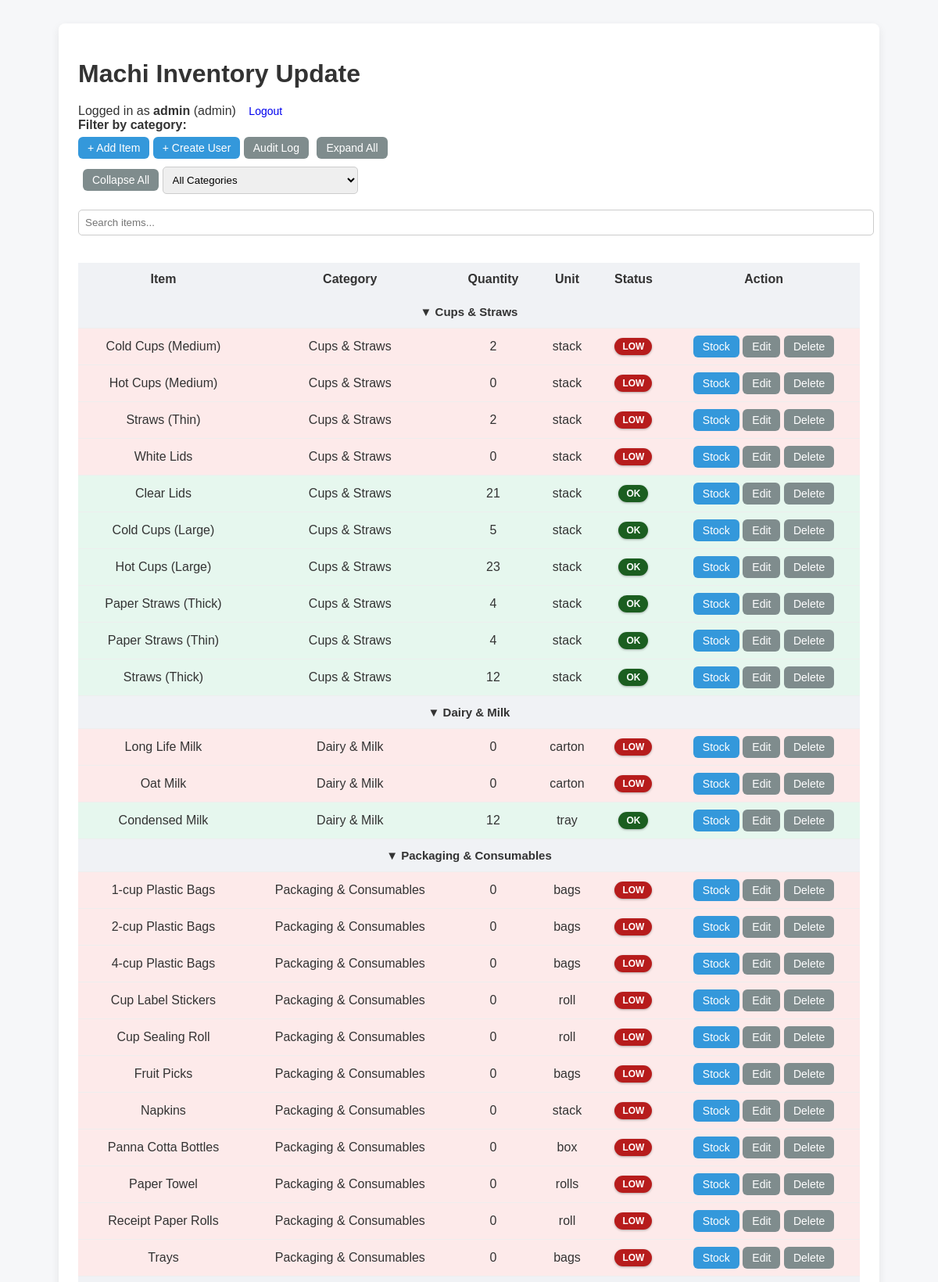
The page / (signed in, upper part) on the database its author committed.
### tables this page shows
CREATE TABLE inventory (
    id INTEGER PRIMARY KEY AUTOINCREMENT,
    name TEXT NOT NULL,
    category TEXT,
    quantity INTEGER,
    unit TEXT,
    min_level INTEGER
);

### app.py (the view)
@app.route('/')
@app.route('/')
def index():
    if 'user' not in session:
        return redirect(url_for('login'))
    category = request.args.get('category')
    conn = get_db_connection()
    categories = conn.execute(
        'SELECT DISTINCT category FROM inventory ORDER BY category'
    ).fetchall()
    if category:
        items = conn.execute(
            '''
            SELECT *,
            CASE
                WHEN quantity <= min_level THEN "LOW"
                ELSE "OK"
            END AS status
            FROM inventory
            WHERE category = ?
            ORDER BY
                CASE
                    WHEN quantity <= min_level THEN 0
                    ELSE 1
                END,
                name
            ''',
            (category,)
        ).fetchall()
    else:
        items = conn.execute(
            '''
            SELECT *,
            CASE
                WHEN quantity <= min_level THEN "LOW"
                ELSE "OK"
            END AS status
            FROM inventory
            ORDER BY
                category,
                CASE
                    WHEN quantity <= min_level THEN 0
                    ELSE 1
                END,
                name
            '''
        ).fetchall()
    conn.close()
    return render_template(
        'index.html',
        items=items,
        categories=categories,
        selected_category=category
    )

### app.py (called while the page is built)
def get_db_connection():
    conn = sqlite3.connect('inventory.db')
    conn.row_factory = sqlite3.Row
    return conn

### templates/index.html (shortened to what this page needs)
<!DOCTYPE html>
<html>
<head>
    <link rel="stylesheet" href="{{ url_for('static', filename='style.css') }}">
</head>
<body>
    <div class="container">
        <h1>Machi Inventory Update</h1>
        <div class="actions">
            {% if session.get('user') %}
            <span class="user-info">
                Logged in as <strong>{{ session.get('user') }}</strong>
                ({{ session.get('role') }})
            </span>
            <a class="btn btn-logout" href="{{ url_for('logout') }}">Logout</a>
            {% endif %}
        </div>
        <form method="get">
            <label for="category">Filter by category:</label>
            {% if session.get('role') == 'admin' %}
            <a class="btn btn-update" href="/add">+ Add Item</a>
            <a class="btn btn-update" href="{{ url_for('create_user') }}">+ Create User</a>
            <a class="btn btn-back" href="/audit">Audit Log</a>
            {% endif %}
            <button type="button" class="btn btn-back" onclick="expandAll()">Expand All</button>
            <button type="button" class="btn btn-back" onclick="collapseAll()">Collapse All</button>
            <select name="category" onchange="this.form.submit()">
                <option value="">All Categories</option>
            </select>
        </form>
<div class="search-bar">
    <input type="text" id="searchInput" placeholder="Search items..." onkeyup="searchItems()">
</div>
        <table>
            <tr>
                <th>Item</th>
                <th>Category</th>
                <th>Quantity</th>
                <th>Unit</th>
                <th>Status</th>
                <th>Action</th>
            </tr>
        {% set ns = namespace(current_category=None) %}
        {% for item in items %}
        {% if item['category'] != ns.current_category %}
        <tr class="category-row" data-category-key="{{ item['category']
                | lower
                | replace(' ', '-')
                | replace('&', '')
            }}" data-expanded="true" onclick="toggleCategory(this)">
            <td colspan="6">
                <span class="arrow">▼</span> {{ item['category'] }}
            </td>
        </tr>
        {% set ns.current_category = item['category'] %}
        {% endif %}
        <tr class="item-row {{ item['status'] }} category-{{ item['category']
            | lower
            | replace(' ', '-')
            | replace('&', '')
        }}">
            <td>{{ item['name'] }}</td>
            <td>{{ item['category'] }}</td>
            <td>{{ item['quantity'] }}</td>
            <td>{{ item['unit'] }}</td>
            <td>
                {% if item['status'] == 'LOW' %}
                <span class="status-badge status-low">LOW</span>
                {% else %}
                <span class="status-badge status-ok">OK</span>
                {% endif %}
            </td>
            <td>
                {% if session.get('role') == 'admin' %}
                <a class="btn btn-update" href="/update/{{ item['id'] }}">Stock</a>
                <a class="btn btn-back" href="/edit/{{ item['id'] }}">Edit</a>
                <a class="btn btn-back" href="/delete/{{ item['id'] }}">Delete</a>
                {% else %}
                <span class="text-muted">View only</span>
                {% endif %}
            </td>
        </tr>
        {% endfor %}
        </table>
    </div>
</body>
</html>

### static/style.css (style rules this page uses)
body { font-family: Arial, Helvetica, sans-serif; background-color: #f6f7f9; margin: 0; padding: 30px; color: #333; }
h1, h2 { margin-bottom: 20px; }
.container { max-width: 1000px; margin: auto; background: white; padding: 25px; border-radius: 8px; box-shadow: 0 4px 12px rgba(0, 0, 0, 0.08); }
table { width: 100%; border-collapse: collapse; margin-top: 20px; }
th { background-color: #f0f2f5; padding: 12px; text-align: center; font-weight: 600; }
td { padding: 12px; text-align: center; border-bottom: 1px solid #eee; }
.OK { background-color: #e6f7ee; }
.LOW { background-color: #fdeaea; }
.status-badge { padding: 4px 10px; border-radius: 12px; font-size: 12px; font-weight: bold; }
.status-ok { background: #00ff6a; color: white; }
.status-low { background: #ff0000; color: white; }
.btn { padding: 6px 12px; border-radius: 6px; border: none; text-decoration: none; font-size: 14px; cursor: pointer; }
.btn-update { background-color: #3498db; color: white; }
.btn-back { background-color: #7f8c8d; color: white; }
form { max-width: 400px; }
label { display: block; margin-bottom: 6px; font-weight: bold; }
input, select { width: 100%; padding: 8px; margin-bottom: 15px; border-radius: 5px; border: 1px solid #ccc; }
select { margin-top: 10px; margin-bottom: 20px; max-width: 250px; }
.category-row { background-color: #f0f2f5; font-weight: bold; text-align: left; padding: 12px; font-size: 15px; }
.category-row { background-color: #f0f2f5; font-weight: bold; cursor: pointer; }
.item-row { transition: all 0.2s ease; }
.status-badge { padding: 4px 10px; border-radius: 12px; font-size: 12px; font-weight: bold; display: inline-block; box-shadow: 0 1px 3px rgba(0, 0, 0, 0.3); }
.status-low { background-color: #b71c1c; color: #ffffff; }
.status-ok { background-color: #1b5e20; color: #ffffff; }
button.btn { margin-left: 6px; }

### rows shown on the page
inventory: category "Cups & Straws", name "Cold Cups (Medium)", quantity "2", unit "stack", shows "LOW"
inventory: name "Hot Cups (Medium)", category "Cups & Straws", quantity "0", unit "stack", shows "LOW"
inventory: name "Straws (Thin)", category "Cups & Straws", quantity "2", unit "stack", shows "LOW"
inventory: name "White Lids", category "Cups & Straws", quantity "0", unit "stack", shows "LOW"
inventory: name "Clear Lids", category "Cups & Straws", quantity "21", unit "stack", shows "OK"
inventory: name "Cold Cups (Large)", category "Cups & Straws", quantity "5", unit "stack", shows "OK"
inventory: name "Hot Cups (Large)", category "Cups & Straws", quantity "23", unit "stack", shows "OK"
inventory: name "Paper Straws (Thick)", category "Cups & Straws", quantity "4", unit "stack", shows "OK"
inventory: name "Paper Straws (Thin)", category "Cups & Straws", quantity "4", unit "stack", shows "OK"
inventory: name "Straws (Thick)", category "Cups & Straws", quantity "12", unit "stack", shows "OK"
inventory: category "Dairy & Milk", name "Long Life Milk", quantity "0", unit "carton", shows "LOW"
inventory: name "Oat Milk", category "Dairy & Milk", quantity "0", unit "carton", shows "LOW"
inventory: name "Condensed Milk", category "Dairy & Milk", quantity "12", unit "tray", shows "OK"
inventory: category "Packaging & Consumables", name "1-cup Plastic Bags", quantity "0", unit "bags", shows "LOW"
inventory: name "2-cup Plastic Bags", category "Packaging & Consumables", quantity "0", unit "bags", shows "LOW"
inventory: name "4-cup Plastic Bags", category "Packaging & Consumables", quantity "0", unit "bags", shows "LOW"
inventory: name "Cup Label Stickers", category "Packaging & Consumables", quantity "0", unit "roll", shows "LOW"
inventory: name "Cup Sealing Roll", category "Packaging & Consumables", quantity "0", unit "roll", shows "LOW"
inventory: name "Fruit Picks", category "Packaging & Consumables", quantity "0", unit "bags", shows "LOW"
inventory: name "Napkins", category "Packaging & Consumables", quantity "0", unit "stack", shows "LOW"
inventory: name "Panna Cotta Bottles", category "Packaging & Consumables", quantity "0", unit "box", shows "LOW"
inventory: name "Paper Towel", category "Packaging & Consumables", quantity "0", unit "rolls", shows "LOW"
inventory: name "Receipt Paper Rolls", category "Packaging & Consumables", quantity "0", unit "roll", shows "LOW"
inventory: name "Trays", category "Packaging & Consumables", quantity "0", unit "bags", shows "LOW"

### other values the page prints
{{ session.get('user') }} "admin"
{{ session.get('role') }} "admin"
